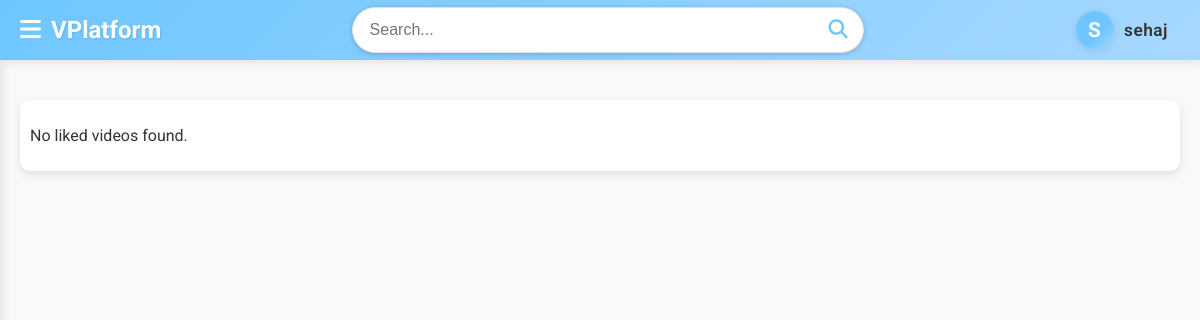
Page /liked_videos/ (signed in) on the earlier database version.
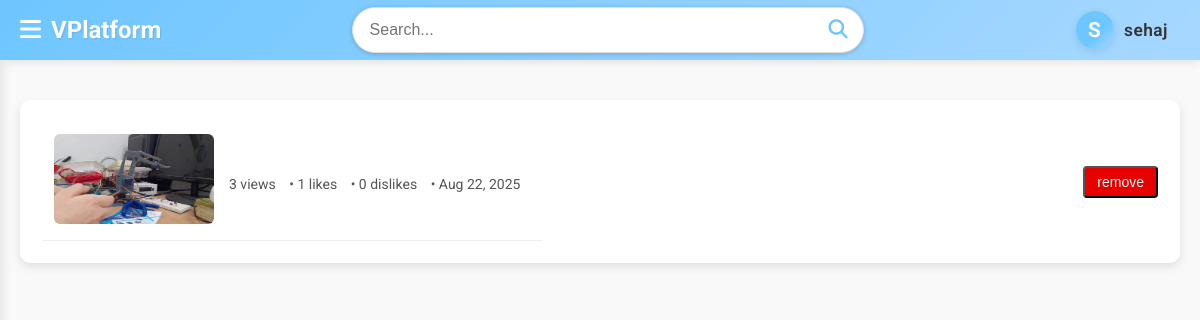
Same page on the later database version.
### videos_display/models.py (models this page shows, shortened)
class Liked_video(models.Model):
    user = models.ForeignKey(User, on_delete=models.CASCADE)
    video = models.ForeignKey(Video, on_delete=models.CASCADE)
    class Meta:
        unique_together = ('user', 'video')

class Video(models.Model):
    username = models.CharField(max_length=100)
    email = models.EmailField()
    title = models.CharField(max_length=200)
    description = models.CharField(max_length=2000)
    published_date = models.DateField(auto_now=True)
    category = models.CharField(max_length=25)
    video = models.FileField(upload_to='videos/')
    thumbnail = models.ImageField(upload_to='thumbnails/', null=True, blank=True)
    duration = models.CharField(max_length=8, blank=True, null=True)  # in seconds
    views = models.PositiveIntegerField(default=0)
    likes = models.PositiveIntegerField(default=0)
    dislikes = models.PositiveIntegerField(default=0)

### videos_display/views.py (the view)
# urls.py: path('liked_videos/', vd_views.liked_videos, name='liked_videos'),
def liked_videos(request):
    if request.user.is_authenticated:
        liked_videos = Liked_video.objects.filter(user=request.user)
        return render(request, 'videos_display/liked_videos.html', {'liked_videos': liked_videos})
    else:
        return render(request, 'User/sign_in_request_page.html')

### videos_display/templates/videos_display/liked_videos.html (shortened to what this page needs)
{% extends 'base.html' %}
{% load static %}
{% block extra_css %}
<link rel="stylesheet" href="{% static 'css/liked_video_page.css' %}">
{% endblock %}
{% block content %}
<div class="video-list" id="liked-videos-list">
    {% for video in liked_videos %}
    <div class="video-item" id="{{ video.video.id }}">
            <a href="{% url 'full_video' video.video.id %}" class="video-item">
        <div class="video-thumbnail">
            <img src="{{ video.video.thumbnail.url }}" alt="" srcset="">
        </div>
        <div class="video-details">
            <div class="video-meta">
                <span>{{ video.video.views }} views</span> •
                <span>{{ video.video.likes }} likes</span> •
                <span>{{ video.video.dislikes }} dislikes</span> •
                <span>{{ video.video.published_date|date:"M d, Y" }}</span>
            </div>
        </div>
    </a>
        <div class="video-actions">
            <button onclick="removeLike('{{ video.video.id }}')" class="action-btn delete-btn">remove</button>
        </div>
    </div>
    {% empty %}
    <p>No liked videos found.</p>
    {% endfor %}
</div>
{% endblock %}

Differences in the rows shown:
added Liked_video: video.thumbnail (picture), video.views "3", video.likes "1", video.dislikes "0", video.published_date "Aug 22, 2025"
Other differences:
text no longer shown: "No liked videos found."
